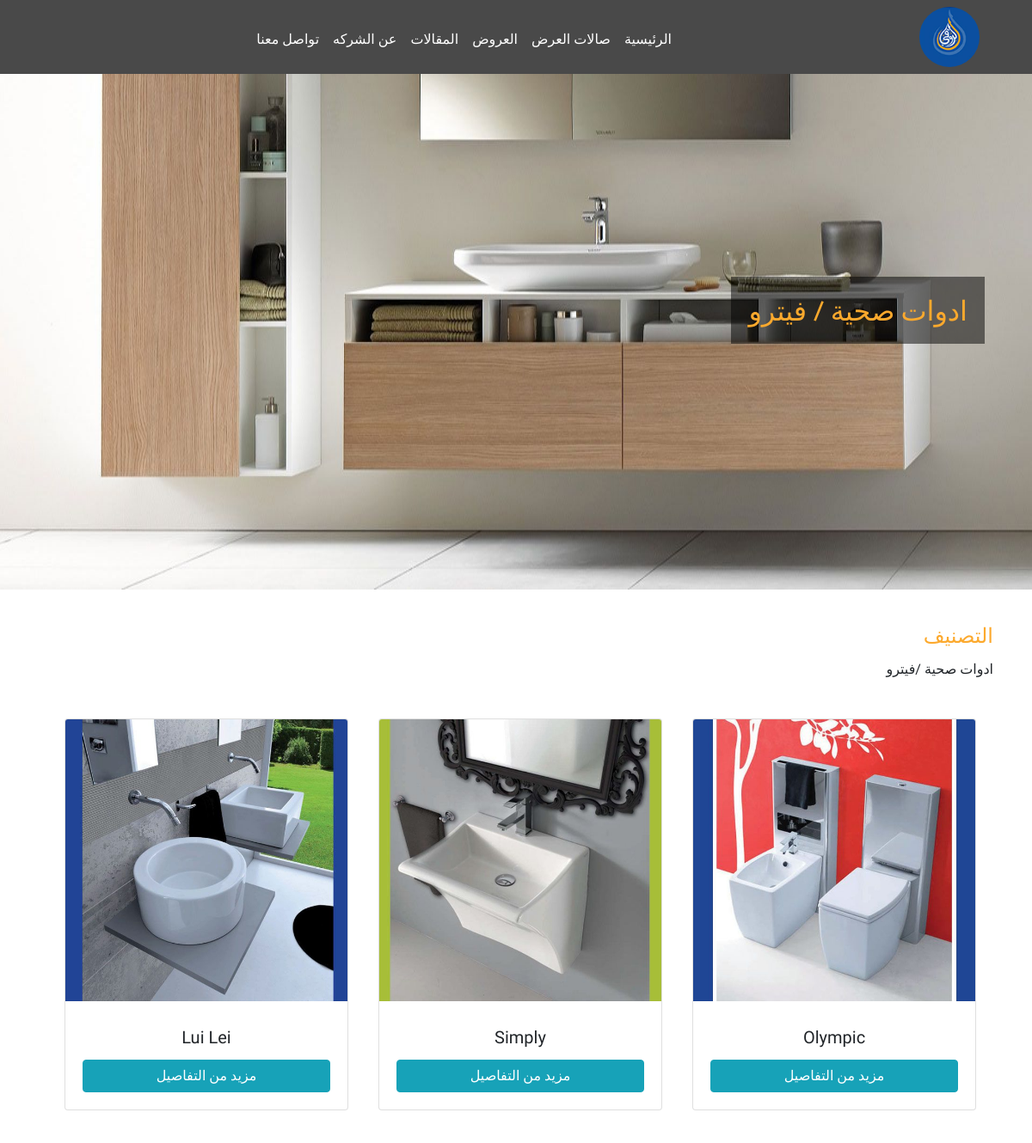
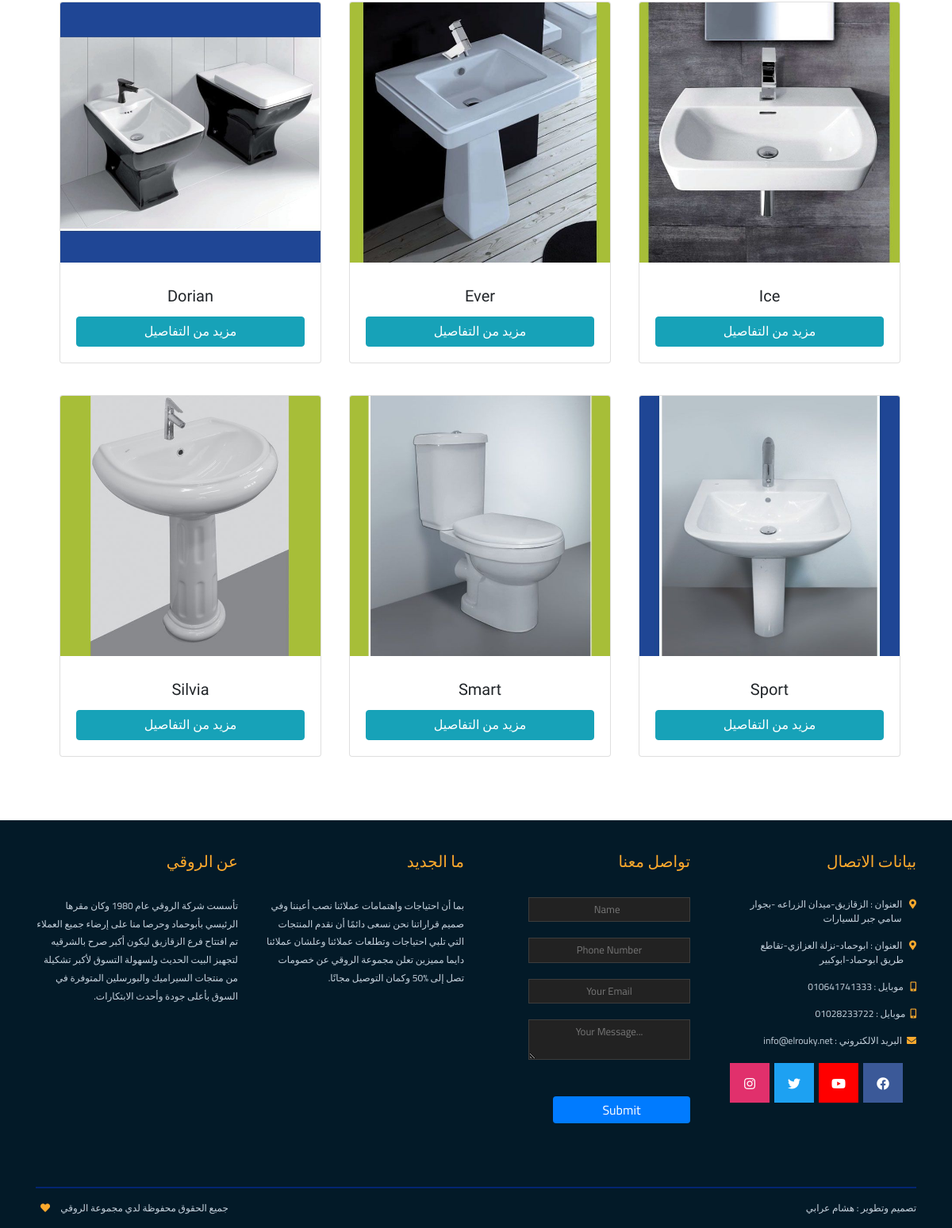
Page /sanitary_ware-vetro.php on the committed database (2 pictures, top to bottom).
### tables this page shows
CREATE TABLE IF NOT EXISTS `sanitaryware` (
`Id` int(11) NOT NULL,
  `CompanyName` varchar(255) NOT NULL DEFAULT 'remas',
  `Name` varchar(255) NOT NULL,
  `Image` varchar(255) NOT NULL,
  `Date` date NOT NULL DEFAULT '2020-12-28'
);

### init.php (called while the page is built, shortened)
<?php
    $templete = 'include/templetes/';
    include $templete . 'head.php' ;
    include $templete . 'navbar.php' ;
?>

### sanitary_ware-vetro.php (the view, shortened to what this page needs)
<?php
    $style_name ="layout/css/sanitary-ware/saintary-ware-vetro.css";
    include "init.php";
?>
<section class="sw_vetro">
        <div class="header">
            <img src="layout/images/sanitary_ware/vetro/header.jpg" alt="Sw Vetro">
            <h2>ادوات صحية / فيترو</h2>
        </div>
        <div class="container">
            <h4 class="text-right">التصنيف</h4>
            <p class="text-right">ادوات صحية /فيترو</p>
            <div class="row">
                <?php
                    $stmt=$con->prepare("SELECT * FROM sanitaryware WHERE CompanyName=?");
                    $stmt->execute(array('vetro'));
                    $row=$stmt->fetchAll();
                    foreach ($row as $rows) {
                    ?>
                        <div class="card" >
                        <img src=" <?php echo 'layout/images/sanitary_ware/vetro/' . $rows['Image']; ?> " class="card-img-top" alt="<?php echo "sw-vetro" . $rows['Image']; ?>">
                            <div class="card-body">
                                <h5 class="card-title text-center"><?php echo $rows['Name']?></h5>
                                <a href="<?php echo 'sanitary-ware-show.php?id=' . $rows['Id'] ?>" class="btn btn-info text-center" >مزيد من التفاصيل</a>
                            </div>
                        </div>
                <?php } ?>
            </div>
        </div>
    </section>
<?php include $templete . "footer.php"; ?>

### include/templetes/head.php (shortened to what this page needs)
<!DOCTYPE html>
<html lang="en" dir="rtl" data-cast-api-enabled="true">
<head>
    <link rel='stylesheet' href='layout/css/bootstrap.min.css'/>
    <link rel='stylesheet' href='layout/css/all.fontawesome.css'/>
    <link rel='stylesheet' href='layout/css/hover.min.css'/>
    <link rel='stylesheet' href='layout/css/animate.css'/>
    <link rel='stylesheet' href='layout/css/navbar.css'/>
    <link rel="stylesheet" href=" <?php echo $style_name ?> "/>
    <link rel='stylesheet' href='layout/css/footer.css'/>
</head>
<body>

### include/templetes/navbar.php (shortened to what this page needs)
<nav class="navbar navbar-expand-lg navbar-light bg-light ">
        <div class="container">
            <a class="navbar-brand" href="index.php"><img src="layout/images/home/logo.jpg"></a>
            <div class="collapse navbar-collapse" id="navbarSupportedContent">
            <ul class="navbar-nav">
                <li class="nav-item active">
                    <a class="nav-link  animated slideInDown" data-wow-duration="2s" data-wow-delay="5s" data-wow-delay="0.5s" href="index.php">الرئيسية <span class="sr-only">(current)</span></a>
                </li>
                <li class="nav-item">
                    <a class="nav-link animated slideInDown" href="show-rooms.php">صالات العرض</a>
                </li>
                <li class="nav-item dropdown">
                    <a class="nav-link animated slideInDown" href="#" id="navbarDropdown" role="button" data-toggle="dropdown" aria-haspopup="true" aria-expanded="false">
                      العروض
                    </a>
                </li>
                <li class="nav-item">
                    <a class="nav-link animated slideInDown" href="blogger.php">المقالات</a>
                </li>
                <li class="nav-item">
                    <a class="nav-link animated slideInDown" href="about-us.php">عن الشركه</a>
                </li>
                <li class="nav-item">
                    <a class="nav-link animated slideInDown" href="contact-us.php">تواصل معنا</a>
                </li>
            </ul>
            </div>
        </div>
    </nav>

### include/templetes/footer.php (shortened to what this page needs)
        <section class="footer">
            <div class="container">
                <div class="row">
                    <div class="col-lg-3">
                        <h5>بيانات الاتصال</h5>
                        <p><i class="fas fa-map-marker-alt"></i>  العنوان : الزقازيق-ميدان الزراعه -بجوار <br> &nbsp;&nbsp;&nbsp;&nbsp;&nbsp;&nbsp; سامي جبر للسيارات</p>
                        <p><i class="fas fa-map-marker-alt"></i>  العنوان : ابوحماد-نزلة العزازي-تقاطع  <br> &nbsp;&nbsp;&nbsp;&nbsp;&nbsp;&nbsp;طريق ابوحماد-ابوكبير</p>
                        <p> <i class="fas fa-mobile-alt"></i>  موبايل : 010641741333</p>
                        <p><i class="fas fa-mobile-alt"></i>موبايل : 01028233722</p>
                        <p><i class="fas fa-envelope"></i>البريد الالكتروني : <a href="mailto:info@elrouky.net?subject=contact">info@elrouky.net</a></p>
                        <ul class="text-center">
                            <li><a href="https://www.facebook.com/elrouky/" target="_blank"><i class="fab fa-facebook wow jackInTheBox" data-wow-delay=".5s"></i></a></li>
                            <li><a href="https://www.youtube.com/watch?v=BcPHTI69tK4&t=1s" target="_blank"><i class="fab fa-youtube wow jackInTheBox" data-wow-delay="1s"></i></a> </li>
                            <li><a href="https://twitter.com/ElroukyG" target="_blank"><i class="fab fa-twitter wow jackInTheBox" data-wow-delay="1.5s"></i></a></li>
                            <li><a href="https://www.instagram.com/elrouky.group/?hl=en" target="_blank"><i class="fab fa-instagram wow  jackInTheBox" data-wow-delay="2s"></i></a></li>
                        </ul>
                    </div>
                    <div class="col-lg-3">
                        <h5 class="callUs">تواصل معنا</h5>
                        <form>
                            <input type="text" placeholder="  Name" required>
                            <input type="tel" placeholder="Phone Number" required>
                            <input type="email" placeholder="Your Email" required>
                            <textarea placeholder="...Your Message"></textarea>
                            <button type="submit" class="btn btn-primary">Submit</button>
                        </form>
                    </div>
                    <div class="new col-lg-3">
                        <h5>ما الجديد</h5>
                        <p>
                            بما أن احتياجات واهتمامات عملائنا نصب أعيننا وفي صميم قراراتنا
                            نحن نسعى دائمًا أن نقدم المنتجات التي تلبي احتياجات وتطلعات عملائنا وعلشان عملائنا دايما مميزين تعلن مجموعة الروقي عن خصومات تصل إلى %50 وكمان التوصيل مجانًا.
                        </p>
                    </div>
                    <div class="about col-lg-3">
                        <h5>عن الروقي</h5>
                        <p>
                            تأسست شركة الروقي عام 1980 وكان مقرها الرئيسي بأبوحماد وحرصا منا على إرضاء جميع العملاء
                            تم افتتاح فرع الزقازيق ليكون أكبر صرح بالشرقيه لتجهيز البيت الحديث ولسهولة التسوق لأكبر تشكيلة من منتجات السيراميك والبورسلين المتوفرة في السوق بأعلى جودة وأحدث الابتكارات.
                        </p>
                    </div>
                </div>
                <hr>
                <div class="row copyright">
                    <div class="col-md-6">
                        <p class="text-right">تصميم وتطوير : <a href="https://www.facebook.com/hesham.oraby.31" target="_blank"> هشام عرابي </a></p>
                    </div>
                    <div class="col-md-6">
                        <p class="text-left"> جميع الحقوق محفوظة لدي مجموعة الروقي &nbsp;&nbsp;&nbsp; <i class="fas fa-heart wow flash" data-wow-duration="2.5s" data-wow-iteration="2000"></i></p>
                    </div>
                </div>
            </div>
        </section>
</body>
</html>

### layout/css/navbar.css (style rules this page uses)
body { direction: rtl; }
.bg-light { background-color:rgba(54,54,54,0.9)!important }
.navbar { padding: 0px; font-family: 'GE_Dinar_One_Light' ,'El Messiri', sans-serif; width: 100%; z-index: 99999; }
.navbar .collapse { margin-right: 240px; }
.navbar-brand img { border-radius: 50px; width: 70px; height: 70px; }
.navbar-light .navbar-nav .nav-link { color: #fff !important; padding-bottom: 28px; padding-top: 34px; font-size: 16px; }

### layout/css/sanitary-ware/saintary-ware-vetro.css (style rules this page uses)
.sw_vetro { margin-bottom: 40px; font-family: 'El Messiri', sans-serif; }
.sw_vetro .header img { width: 100%; height: 600px; margin-bottom: 40px; }
.sw_vetro .header h2 { position: absolute; top: 322px; right: 55px; color: #FCA92D; background-color: rgba(0, 0, 0, 0.5); z-index: 2; padding: 20px; font-family: 'Cairo', sans-serif; }
.sw_vetro .container h4 { color: #FCA92D; }
.sw_vetro .container p { margin-top:12px; margin-bottom: 45px; }
.sw_vetro .card { width: 330px; margin-bottom: 40px; margin-right: 35px; }
.sw_vetro .card h5 { margin-top: 10px; margin-bottom: 14px; }
.sw_vetro .card a { display: block; color: #fff; }

### layout/css/footer.css (style rules this page uses)
.footer { background-color: #031A28; padding-top: 40px; text-align: right; color: #c5d1dc; font-family: Cairo,Arial, Helvetica, sans-serif; overflow: hidden; }
.footer h5 { color: #FCA92D; margin-bottom: 33px; }
.footer p { font-size: 14px; }
.footer p a { color: #c5d1dc; text-decoration: none; }
.footer p i { margin-left: 6px; color: #FCA92D; }
.footer ul { margin-right: -26px; }
.footer ul li { list-style: none; float: right; padding: 3px; }
.footer ul li a { text-decoration: none; }
.footer ul .fa-facebook { color: #fff; width: 50px; height: 50px; line-height: 53px; background-color: #3b5998; }
.footer ul .fa-youtube { color: #fff; width: 50px; height: 50px; line-height: 53px; background-color: #ff0000; }
.footer ul .fa-twitter { color: #fff; width: 50px; height: 50px; line-height: 53px; background-color: #1da1f2; }
.footer ul .fa-instagram { color: #fff; width: 50px; height: 50px; line-height: 53px; background-color: #e1306c; }
.footer form input, .footer form textarea { margin-bottom: 20px; }
.footer form textarea, .footer form input { background-color: #222222; color: #888888; padding: 5px 12px; text-align: center; border: 1px solid #3c3c3c; font-size: 13px; width: 230px; display: block; }
@media (min-width: 892px) and (max-width: 1200px) { .footer form textarea, .footer form input, .footer form button { width: 80%; } }
.footer form button { color: #fff; border: none; padding: 5px 10px; margin-top: 26px; width: 230px; }
.footer .new p, .footer .about p { width: 100%; line-height: 1.9; }
.footer hr { margin-top: 80px; border: 1px solid #032570; width: auto; }
.footer .copyright i { color: #FCA92D; }
@media (min-width: 892px) and (max-width: 1200px) { .footer form button { width: 173px; } }
@media (min-width: 892px) and (max-width: 1200px) { .footer p { font-size: 12px; } }

### rows in the picture
sanitaryware: Image (picture), Name "Olympic"
sanitaryware: Image (picture), Name "Simply"
sanitaryware: Image (picture), Name "Lui Lei"
sanitaryware: Image (picture), Name "Ice"
sanitaryware: Image (picture), Name "Ever"
sanitaryware: Image (picture), Name "Dorian"
sanitaryware: Image (picture), Name "Sport"
sanitaryware: Image (picture), Name "Smart"
sanitaryware: Image (picture), Name "Silvia"
